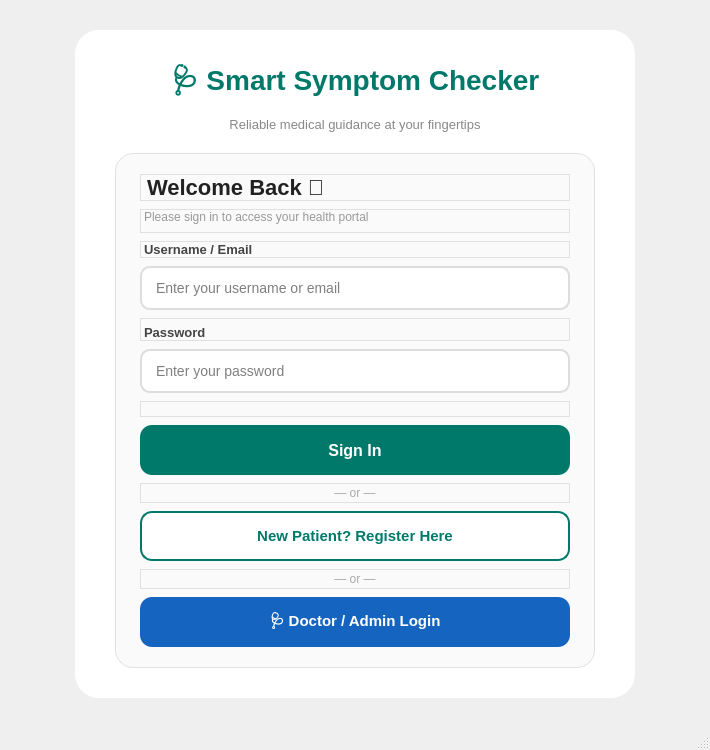
<?xml version="1.0" encoding="UTF-8"?>
<ui version="4.0">
 <class>LoginWindow</class>
 <widget class="QMainWindow" name="LoginWindow">
  <property name="geometry">
   <rect><x>0</x><y>0</y><width>710</width><height>750</height></rect>
  </property>
  <property name="minimumSize"><size><width>480</width><height>600</height></size></property>
  <property name="windowTitle"><string>Smart Symptom Checker – Login</string></property>

  <widget class="QWidget" name="centralwidget">
   <property name="styleSheet">
    <string notr="true">
background: qlineargradient(x1:0, y1:0, x2:1, y2:1,
    stop:0 #e0f7f4, stop:1 #b2dfdb);
    </string>
   </property>

   <!-- Outer layout centres the card -->
   <layout class="QVBoxLayout" name="outerLayout">
    <property name="spacing"><number>0</number></property>
    <property name="leftMargin"><number>40</number></property>
    <property name="topMargin"><number>30</number></property>
    <property name="rightMargin"><number>40</number></property>
    <property name="bottomMargin"><number>30</number></property>

    <item>
     <layout class="QHBoxLayout">
      <item><spacer><property name="orientation"><enum>Qt::Horizontal</enum></property></spacer></item>
      <item>
       <widget class="QFrame" name="mainFrame">
        <property name="minimumSize"><size><width>380</width><height>0</height></size></property>
        <property name="maximumSize"><size><width>560</width><height>16777215</height></size></property>
        <property name="styleSheet">
         <string notr="true">QFrame { background-color: white; border-radius: 24px; }</string>
        </property>

        <layout class="QVBoxLayout" name="cardLayout">
         <property name="spacing"><number>0</number></property>
         <property name="leftMargin"><number>40</number></property>
         <property name="topMargin"><number>30</number></property>
         <property name="rightMargin"><number>40</number></property>
         <property name="bottomMargin"><number>30</number></property>

         <!-- Title -->
         <item>
          <widget class="QLabel" name="titleLabel">
           <property name="text"><string>🩺 Smart Symptom Checker</string></property>
           <property name="alignment"><set>Qt::AlignCenter</set></property>
           <property name="styleSheet">
            <string notr="true">font-size:28px; font-weight:bold; color:#00796B; padding-bottom:4px;</string>
           </property>
          </widget>
         </item>

         <!-- Subtitle -->
         <item>
          <widget class="QLabel" name="subtitleLabel">
           <property name="text"><string>Reliable medical guidance at your fingertips</string></property>
           <property name="alignment"><set>Qt::AlignCenter</set></property>
           <property name="styleSheet">
            <string notr="true">font-size:13px; color:#888888; padding-bottom:16px;</string>
           </property>
          </widget>
         </item>

         <!-- Inner form frame -->
         <item>
          <widget class="QFrame" name="loginFrame">
           <property name="styleSheet">
            <string notr="true">
QFrame { background-color:#FAFAFA; border:1px solid #E0E0E0; border-radius:18px; }
            </string>
           </property>
           <layout class="QVBoxLayout" name="formLayout">
            <property name="spacing"><number>8</number></property>
            <property name="leftMargin"><number>24</number></property>
            <property name="topMargin"><number>20</number></property>
            <property name="rightMargin"><number>24</number></property>
            <property name="bottomMargin"><number>20</number></property>

            <item>
             <widget class="QLabel" name="welcomeLabel">
              <property name="text"><string>Welcome Back 👋</string></property>
              <property name="styleSheet">
               <string notr="true">font-size:22px; font-weight:bold; color:#222222;</string>
              </property>
             </widget>
            </item>

            <item>
             <widget class="QLabel" name="descLabel">
              <property name="text"><string>Please sign in to access your health portal</string></property>
              <property name="styleSheet">
               <string notr="true">font-size:12px; color:#999999; padding-bottom:8px;</string>
              </property>
             </widget>
            </item>

            <!-- Username -->
            <item>
             <widget class="QLabel" name="emailLabel">
              <property name="text"><string>Username / Email</string></property>
              <property name="styleSheet">
               <string notr="true">font-size:13px; font-weight:bold; color:#444444;</string>
              </property>
             </widget>
            </item>
            <item>
             <widget class="QLineEdit" name="emailEdit">
              <property name="minimumSize"><size><width>0</width><height>44</height></size></property>
              <property name="styleSheet">
               <string notr="true">
QLineEdit { border:2px solid #DDDDDD; border-radius:10px; padding-left:12px; font-size:14px; background:white; }
QLineEdit:focus { border:2px solid #00796B; }
               </string>
              </property>
              <property name="placeholderText"><string>Enter your username or email</string></property>
             </widget>
            </item>

            <!-- Password -->
            <item>
             <widget class="QLabel" name="passwordLabel">
              <property name="text"><string>Password</string></property>
              <property name="styleSheet">
               <string notr="true">font-size:13px; font-weight:bold; color:#444444; padding-top:6px;</string>
              </property>
             </widget>
            </item>
            <item>
             <widget class="QLineEdit" name="passwordEdit">
              <property name="minimumSize"><size><width>0</width><height>44</height></size></property>
              <property name="styleSheet">
               <string notr="true">
QLineEdit { border:2px solid #DDDDDD; border-radius:10px; padding-left:12px; font-size:14px; background:white; }
QLineEdit:focus { border:2px solid #00796B; }
               </string>
              </property>
              <property name="echoMode"><enum>QLineEdit::Password</enum></property>
              <property name="placeholderText"><string>Enter your password</string></property>
             </widget>
            </item>

            <!-- Status -->
            <item>
             <widget class="QLabel" name="statusLabel">
              <property name="text"><string></string></property>
              <property name="styleSheet">
               <string notr="true">font-size:12px; color:#e53935;</string>
              </property>
             </widget>
            </item>

            <!-- Sign In button -->
            <item>
             <widget class="QPushButton" name="signinButton">
              <property name="minimumSize"><size><width>0</width><height>50</height></size></property>
              <property name="text"><string>Sign In</string></property>
              <property name="styleSheet">
               <string notr="true">
QPushButton { background-color:#00796B; color:white; font-size:16px; font-weight:bold; border:none; border-radius:12px; }
QPushButton:hover { background-color:#009688; }
QPushButton:pressed { background-color:#004D40; }
               </string>
              </property>
             </widget>
            </item>

            <!-- OR divider -->
            <item>
             <widget class="QLabel" name="orLabel">
              <property name="text"><string>— or —</string></property>
              <property name="alignment"><set>Qt::AlignCenter</set></property>
              <property name="styleSheet">
               <string notr="true">font-size:12px; color:#AAAAAA; padding:2px 0;</string>
              </property>
             </widget>
            </item>

            <!-- Register button -->
            <item>
             <widget class="QPushButton" name="registerButton">
              <property name="minimumSize"><size><width>0</width><height>50</height></size></property>
              <property name="text"><string>New Patient? Register Here</string></property>
              <property name="styleSheet">
               <string notr="true">
QPushButton { background-color:white; color:#00796B; font-size:15px; font-weight:bold; border:2px solid #00796B; border-radius:12px; }
QPushButton:hover { background-color:#E0F2F1; }
               </string>
              </property>
             </widget>
            </item>

            <!-- OR divider 2 -->
            <item>
             <widget class="QLabel" name="orLabel2">
              <property name="text"><string>— or —</string></property>
              <property name="alignment"><set>Qt::AlignCenter</set></property>
              <property name="styleSheet">
               <string notr="true">font-size:12px; color:#AAAAAA; padding:2px 0;</string>
              </property>
             </widget>
            </item>

            <!-- Doctor Login button -->
            <item>
             <widget class="QPushButton" name="doctorLoginButton">
              <property name="minimumSize"><size><width>0</width><height>50</height></size></property>
              <property name="text"><string>🩺 Doctor / Admin Login</string></property>
              <property name="styleSheet">
               <string notr="true">
QPushButton { background-color:#1565C0; color:white; font-size:15px; font-weight:bold; border:none; border-radius:12px; }
QPushButton:hover { background-color:#1976D2; }
QPushButton:pressed { background-color:#0D47A1; }
               </string>
              </property>
             </widget>
            </item>

           </layout>
          </widget>
         </item>

        </layout>
       </widget>
      </item>
      <item><spacer><property name="orientation"><enum>Qt::Horizontal</enum></property></spacer></item>
     </layout>
    </item>

   </layout>
  </widget>

  <widget class="QMenuBar" name="menubar"/>
  <widget class="QStatusBar" name="statusbar"/>
 </widget>
 <resources/>
 <connections/>
</ui>
